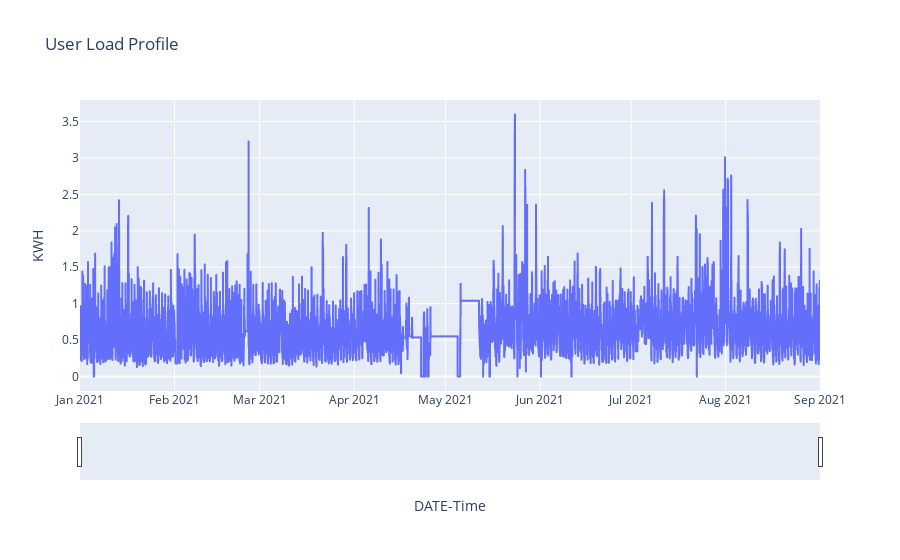

The cell this chart's notebook holds for it:
### Code cell
fig = px.line(user_data['KWH'].reset_index(), x='DATE-Time', y='KWH', title='User Load Profile')

fig.update_xaxes(
    rangeslider_visible=True,
)
fig.show()

### Figure 1 — Plotly figure (JSON) as saved in the notebook; plotly's stock layout.template omitted (floating-point values rounded to 4 significant figures; data arrays with more than 128 entries replaced by an {"elided": "..."} marker saying what was removed)
{"data": [{"hovertemplate": "DATE-Time=%{x}<br>KWH=%{y}<extra></extra>", "legendgroup": "", "line": {"color": "#636efa", "dash": "solid"}, "marker": {"symbol": "circle"}, "mode": "lines", "name": "", "showlegend": false, "type": "scattergl", "x": {"elided": "23328 str values"}, "xaxis": "x", "y": {"elided": "23328 float values"}, "yaxis": "y"}], "layout": {"autosize": true, "legend": {"tracegroupgap": 0}, "title": {"text": "User Load Profile"}, "xaxis": {"anchor": "y", "autorange": true, "domain": [0, 1], "range": ["2021-01-01", "2021-08-31 23:45"], "rangeslider": {"autorange": true, "range": ["2021-01-01", "2021-08-31 23:45"], "visible": true, "yaxis": {"_template": null, "rangemode": "match"}}, "title": {"text": "DATE-Time"}, "type": "date"}, "yaxis": {"anchor": "x", "autorange": true, "domain": [0, 1], "range": [-0.1998, 3.797], "title": {"text": "KWH"}, "type": "linear"}}}
